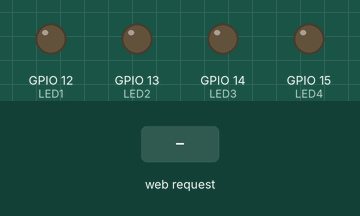
This sketch was run on a simulated ESP32. On the bench: output pins drawn as LEDs (lit = HIGH). The inputs (shaded band) are chosen by the test bench. WiFi joins after 1.5 s; servers stay silent unless stated; what the sketch prints to the serial monitor is not drawn.

Above: at 2.7 s.
2.8 s: HTTP request GET /led1/on received
At 3.7 s:
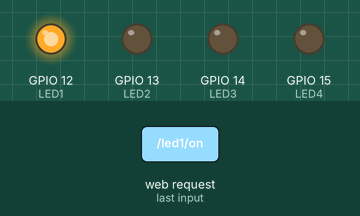
4.3 s: HTTP request GET /led2/on received
At 4.9 s:
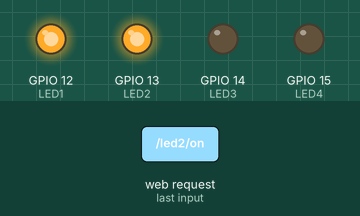
5.8 s: HTTP request GET /led1/off received
At 7.0 s:
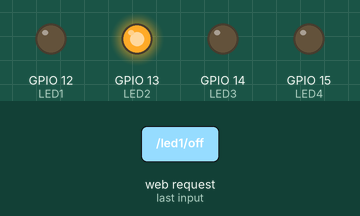
7.3 s: HTTP request GET /led3/on received
At 8.3 s:
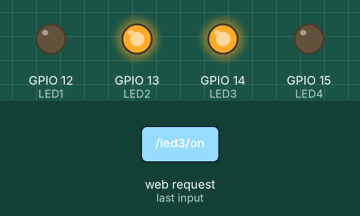
8.8 s: HTTP request GET /led2/off received
At 9.5 s:
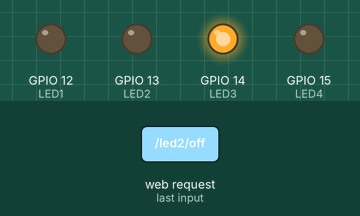
10.3 s: HTTP request GET /led4/on received
At 10.6 s:
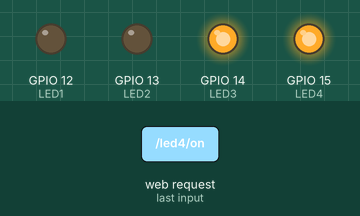
Timing chart, 0 to 12.8 s (numbered marks = the images above; inputs shaded):
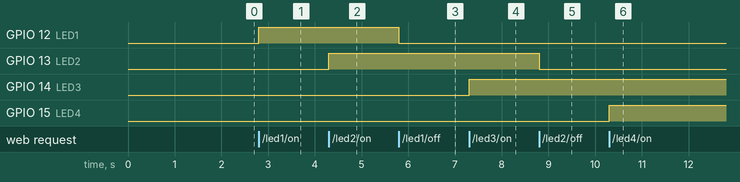

Measured:
- after the input at 2.8 s, GPIO 12 (LED1): LOW → HIGH at once
- after the input at 4.3 s, GPIO 13 (LED2): LOW → HIGH at once
- after the input at 5.8 s, GPIO 12 (LED1): HIGH → LOW at once
- after the input at 7.3 s, GPIO 14 (LED3): LOW → HIGH at once
- after the input at 8.8 s, GPIO 13 (LED2): HIGH → LOW at once
- after the input at 10.3 s, GPIO 15 (LED4): LOW → HIGH at once

The sketch:

wifi_led_controller.ino
```cpp
#include <WiFi.h>
#include <WebServer.h>

// Wi-Fi credentials
const char* ssid = "YOUR_WIFI_NAME";
const char* password = "YOUR_WIFI_PASSWORD";

// LED GPIO pins
#define LED1 12
#define LED2 13
#define LED3 14
#define LED4 15

// Create web server on port 80
WebServer server(80);

void setup() {

  Serial.begin(115200);

  // Configure LED pins
  pinMode(LED1, OUTPUT);
  pinMode(LED2, OUTPUT);
  pinMode(LED3, OUTPUT);
  pinMode(LED4, OUTPUT);

  // Turn all LEDs OFF initially
  digitalWrite(LED1, LOW);
  digitalWrite(LED2, LOW);
  digitalWrite(LED3, LOW);
  digitalWrite(LED4, LOW);

  // Connect to Wi-Fi
  WiFi.begin(ssid, password);

  Serial.print("Connecting to WiFi");

  while (WiFi.status() != WL_CONNECTED) {
    delay(500);
    Serial.print(".");
  }

  Serial.println();
  Serial.println("WiFi connected!");

  // Display ESP32 IP address
  Serial.print("ESP32 IP address: ");
  Serial.println(WiFi.localIP());

  // LED 1 routes
  server.on("/led1/on", []() {
    digitalWrite(LED1, HIGH);
    server.send(200, "text/plain", "LED1 ON");
  });

  server.on("/led1/off", []() {
    digitalWrite(LED1, LOW);
    server.send(200, "text/plain", "LED1 OFF");
  });

  // LED 2 routes
  server.on("/led2/on", []() {
    digitalWrite(LED2, HIGH);
    server.send(200, "text/plain", "LED2 ON");
  });

  server.on("/led2/off", []() {
    digitalWrite(LED2, LOW);
    server.send(200, "text/plain", "LED2 OFF");
  });

  // LED 3 routes
  server.on("/led3/on", []() {
    digitalWrite(LED3, HIGH);
    server.send(200, "text/plain", "LED3 ON");
  });

  server.on("/led3/off", []() {
    digitalWrite(LED3, LOW);
    server.send(200, "text/plain", "LED3 OFF");
  });

  // LED 4 routes
  server.on("/led4/on", []() {
    digitalWrite(LED4, HIGH);
    server.send(200, "text/plain", "LED4 ON");
  });

  server.on("/led4/off", []() {
    digitalWrite(LED4, LOW);
    server.send(200, "text/plain", "LED4 OFF");
  });

  // Start web server
  server.begin();

  Serial.println("Web server started!");
}

void loop() {

  // Handle incoming HTTP requests
  server.handleClient();
}
```
